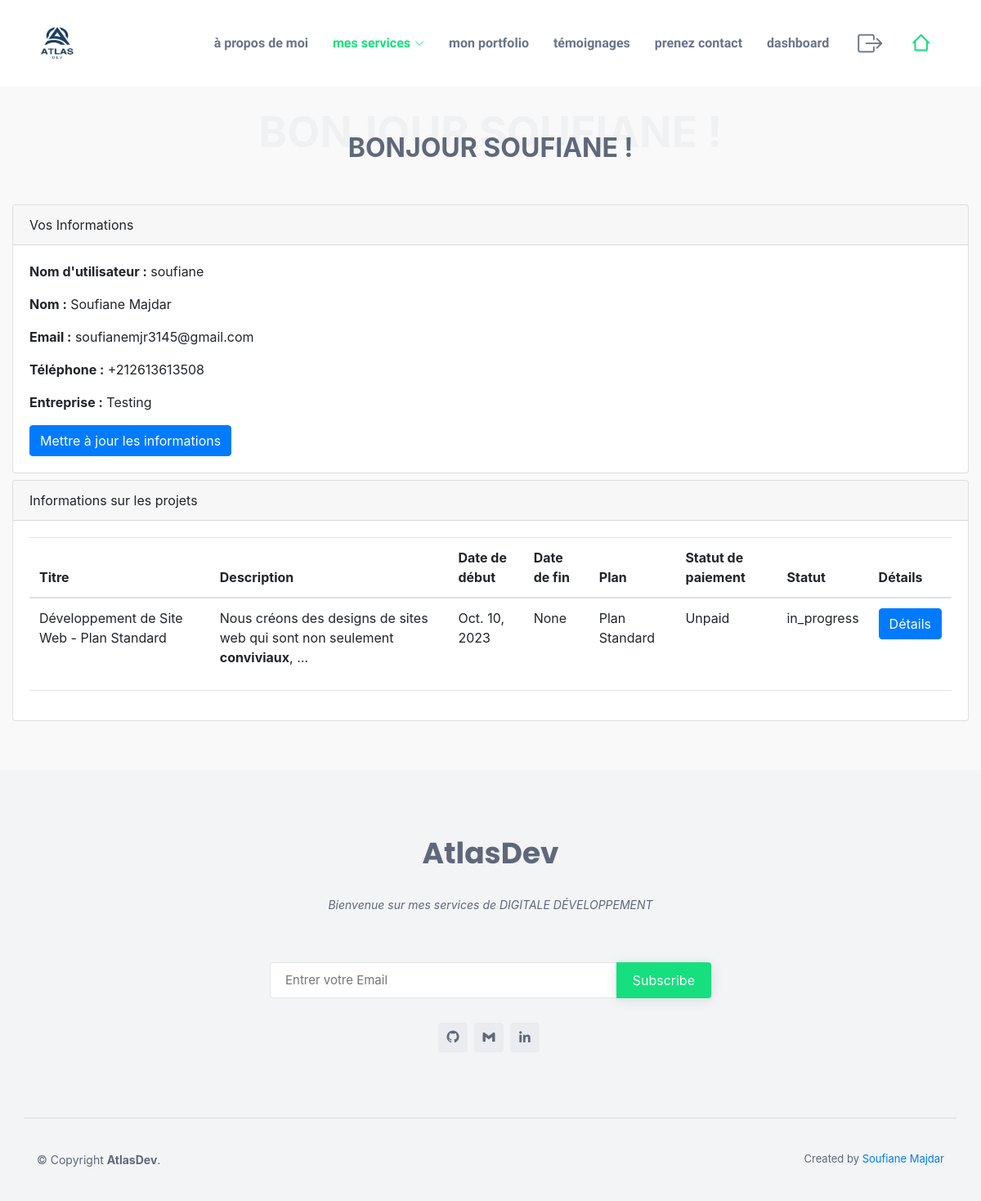
The app's page /update/ (signed in), older data.
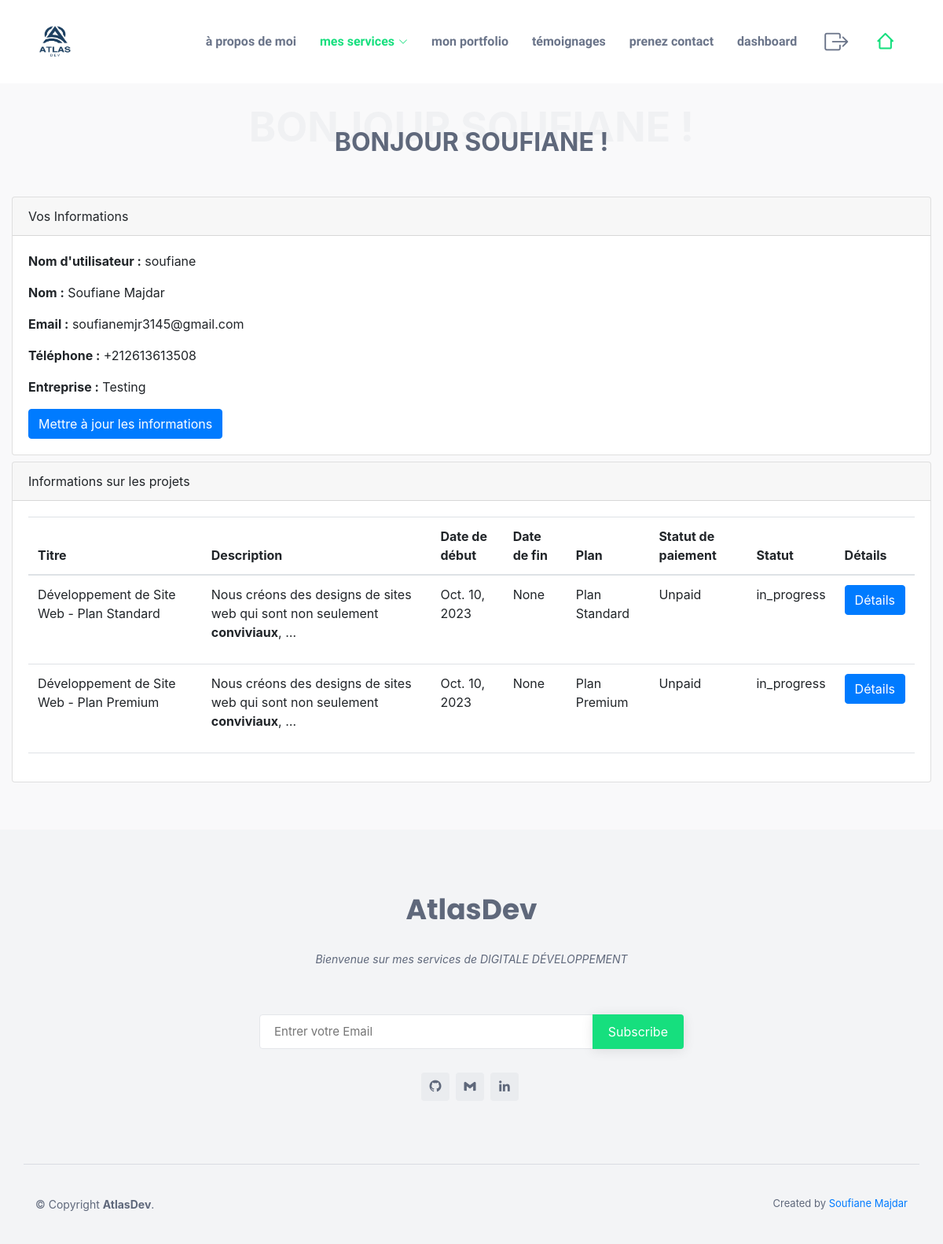
The same page, newer data.
### Core/models.py (models this page shows, shortened)
class WebInfo(models.Model):
    owner_name = models.CharField(max_length=150,default='Soufiane Majdar')
    website_name = models.CharField(max_length=150,default='Agency')
    website_description = RichTextField(null=True, blank=True)
    website_logo = models.ImageField(upload_to='WebInfo/', null=True, blank=True)
    Hero_title = models.CharField(max_length=150)
    Hero_description = RichTextField(null=True, blank=True)
    Hero_image = models.ImageField(upload_to='WebInfo/', null=True, blank=True)
    about_title = models.CharField(max_length=150)
    about_description = RichTextField(null=True, blank=True)
    about_image = models.ImageField(upload_to='WebInfo/', null=True, blank=True)
    Services_title = models.CharField(max_length=150)
    Services_description = RichTextField(null=True, blank=True)
    Portfolio_title = models.CharField(max_length=150)
    Portfolio_description = RichTextField(null=True, blank=True)
    Testimonial_title = models.CharField(max_length=150,blank=True)
    Testimonial_description = RichTextField(null=True, blank=True)
    Contact_title = models.CharField(max_length=150)
    Contact_description = RichTextField(null=True, blank=True)
    Location = models.TextField(null=True, blank=True)
    Email = models.EmailField(null=True, blank=True, max_length=254)
    Phone = models.CharField(null=True, blank=True, max_length=20)
    linkedin = models.URLField(null=True, blank=True)
    github = models.URLField(null=True, blank=True)

class Client(models.Model):
    name = models.CharField(max_length=50)
    email = models.EmailField(max_length=100)
    username = models.CharField(max_length=100, blank=True)
    password = models.CharField(max_length=100  ,blank=True)
    phone_number = models.CharField(max_length=20)
    company_name = models.CharField(max_length=100, blank=True)
    is_active = models.BooleanField(default=True,blank=True)

class Project(models.Model):
    title = models.CharField(max_length=100)
    description = RichTextField()
    start_date = models.DateField(default=timezone.now)
    end_date = models.DateField(blank=True, null=True)
    client = models.ForeignKey(Client, on_delete=models.CASCADE)
    plan = models.ForeignKey(Plan, on_delete=models.CASCADE, blank=True, null=True)
    PAYMENT_STATUS_CHOICES = (
        ('Pending', 'Pending'),
        ('Canceled', 'Canceled'),
        ('Refunded', 'Refunded'),
        ('Partially Paid', 'Partially Paid'),
        ('Paid', 'Paid'),
        ('Unpaid', 'Unpaid')
    )
    payment_status = models.CharField(max_length=20, choices=PAYMENT_STATUS_CHOICES, default='Unpaid')
    STATUS_CHOICES = (
        ('in_progress', 'In progress'),
        ('Completed', 'Completed'),
        ('Delevered', 'Delevered'),
        ('Pending', 'Pending'),
        ('Canceled', 'Canceled'),
        ('On Hold', 'On Hold'),
        ('On Hosting', 'On Hosting'),
        ('On Development', 'On Development'),
        ('On Design', 'On Design'),
        ('On Testing', 'On Testing'),
        ('On Maintenance', 'On Maintenance'),
        ('On Support', 'On Support'),
        ('On Review', 'On Review'),
    )
    status = models.CharField(max_length=20, choices=STATUS_CHOICES, default='in_progress')

class Plan(models.Model):
    name = models.CharField(max_length=100)
    price = models.FloatField()
    recommended = models.BooleanField(default=False, blank=True)
    items = models.ManyToManyField(Item, blank=True)
    def __str__(self):
        return self.name

### Core/views.py (the view)
# urls.py: path('update/', update, name='update'),
def update(request):
    if request.method == 'POST':
        full_name = request.POST['full_name']
        username = request.POST['username']
        email = request.POST['email']
        password = request.POST['password']
        phone = request.POST['phone']
        company = request.POST['company']
        client = Client(name=full_name, username=username, email=email, password=password, phone_number=phone, company_name=company)
        client.save()
        request.session['client_id'] = client.id
        return dashboard(request)
    else:
        return dashboard(request)

### Core/views.py (called while the page is built)
def dashboard(request):
    title="Dashboard"
    services = Service.objects.all()
    context={'title':title,'services':services}
    if 'client_id' not in request.session:
        return login(request)
    projects = Project.objects.filter(client=request.session['client_id'])
    client = Client.objects.get(id=request.session['client_id'])
    context['projects'] = projects
    context['client'] = client
    context.update(get_web_info())
    return render(request, 'User/dashboard.html', context)

### templates/User/dashboard.html (shortened to what this page needs)
{% extends "base.html" %}
{% block content %}
<link rel="stylesheet" href="https://maxcdn.bootstrapcdn.com/bootstrap/4.0.0/css/bootstrap.min.css">
<section id="services" class="services section-bg">
<div class="container-fluid mt-6">
    <br>
    <br>
    <br>
    <div class="section-title">
        <span>
            Bonjour {{ client.username }} !
        </span>
        <h2>
            Bonjour {{ client.username }} !
        </h2>
    </div>
    <div class="row mt-6">
        <div class="col-md-12">
            <div class="card">
                <div class="card-header">Vos Informations</div>
                <div class="card-body">
                    <p><strong>Nom d'utilisateur :</strong> {{ client.username }}</p>
                    <p><strong>Nom :</strong> {{ client.name }}</p>
                    <p><strong>Email :</strong> {{ client.email }}</p>
                    <p><strong>Téléphone :</strong> {{ client.phone_number }}</p>
                    <p><strong>Entreprise :</strong> {{ client.company_name }}</p>
                    <button type="button" class="btn btn-primary" data-toggle="modal" data-target="#updateModal">
                        Mettre à jour les informations
                    </button>
                </div>
            </div>
        </div>
    </div>
    <div class="row mt-2">
        <div class="col-md-12">
            <div class="card">
                <div class="card-header">Informations sur les projets</div>
                <div class="card-body">
                    <div class="table-responsive">
                        <table class="table">
                            <thead>
                                <tr>
                                    <th>Titre</th>
                                    <th>Description</th>
                                    <th>Date de début</th>
                                    <th>Date de fin</th>
                                    <th>Plan</th>
                                    <th>Statut de paiement</th>
                                    <th>Statut</th>
                                    <th>Détails</th>
                                </tr>
                            </thead>
                            <tbody>
                                {% for project in projects %}
                                    <tr>
                                        <td>{{ project.title }}</td>
                                        <td>{{ project.description | safe | truncatechars:100 }}</td>
                                        <td>{{ project.start_date }}</td>
                                        <td>{{ project.end_date }}</td>
                                        <td>{{ project.plan }}</td>
                                        <td>{{ project.payment_status }}</td>
                                        <td>{{ project.status }}</td>
                                        <td>
                                            <button type="button" class="btn btn-primary" data-toggle="modal" data-target="#projectModal{{ project.id }}">
                                                Détails
                                            </button>
                                        </td>
                                    </tr>
                                    <div class="modal fade" id="projectModal{{ project.id }}" tabindex="-1" role="dialog" aria-labelledby="projectModalLabel" aria-hidden="true">
                                {% endfor %}
                            </tbody>
                        </table>
                    </div>
                </div>
            </div>
        </div>
    </div>
</div>
</section>
{% endblock %}

### templates/base.html (shortened to what this page needs)
<!DOCTYPE html>
<html lang="en">
  <head>
    <link
      href="/static/assets/vendor/bootstrap/css/bootstrap.min.css"
      rel="stylesheet"
    />
    <link
      href="/static/assets/vendor/bootstrap-icons/bootstrap-icons.css"
      rel="stylesheet"
    />
    <link
      href="/static/assets/vendor/boxicons/css/boxicons.min.css"
      rel="stylesheet"
    />
    <link
      href="/static/assets/vendor/glightbox/css/glightbox.min.css"
      rel="stylesheet"
    />
    <link
      href="/static/assets/vendor/swiper/swiper-bundle.min.css"
      rel="stylesheet"
    />
    <link href="/static/assets/css/style.css" rel="stylesheet" />
    <link rel="stylesheet" href="https://maxcdn.bootstrapcdn.com/bootstrap/4.0.0/css/bootstrap.min.css">
  </head>
  <body>
    <header id="header" class="fixed-top mb-4">
      <div class="container d-flex align-items-center justify-content-between">
        <a href="/" class="logo"><img src="{{website_logo}}" alt=""   width="50px"></a>
        <nav id="navbar" class="navbar">
          <ul>
            <li><a class="nav-link scrollto text-lowercase" href="/#about">{{about_title}}</a></li>
            <li class="dropdown">
              <a class="nav-link scrollto text-lowercase" href="/#services">
                <span>{{Services_title}}</span> <i class="bi bi-chevron-down"></i>
              </a>
            </li>
            <li>
              <a class="nav-link scrollto text-lowercase" href="/#portfolio">{{Portfolio_title}}</a>
            </li>
            <li><a class="nav-link scrollto text-lowercase" href="/#testimonials">{{Testimonial_title}}</a></li>
            <li><a class="nav-link scrollto text-lowercase" href="/#contact">{{Contact_title}}</a></li>
          {% if request.session.client_id %}
          <li>
              <a class="nav-link scrollto text-lowercase" href="{%url 'dashboard' %}">Dashboard</a>
          </li>
          {% endif %}
          <li>
          {% if request.session.client_id %}
              <a href="{% url 'logout' %}"><i class="bi bi-box-arrow-right" style="font-size: 30px"></i></a>
          {% else %}
              <a href="{% url 'login' %}"><i class="bi bi-person" style="font-size: 30px"></i></a>
          {% endif %}
          </li>
          <li><a class="nav-link scrollto active" href="/"></a></li>
          </ul>
        </nav>
      </div>
    </header>
    {% block content %} {% endblock %}
    <footer id="footer">
      <div class="footer-top">
        <div class="container">
          <div class="row justify-content-center">
            <div class="col-lg-6">
              <h3>{{website_name}}</h3>
              <p>
                {{website_description | safe}}
              </p>
            </div>
          </div>
          <div class="row footer-newsletter justify-content-center">
            <div class="col-lg-6">
              <form action="{% url 'subscribe' %}" method="post">
                <input
                  type="email"
                  name="email"
                  placeholder="Entrer votre Email"
                /><input type="submit" value="Subscribe" />
              </form>
            </div>
          </div>
        <div class="social-links">
            <a href="{{github}}" class="twitter" target="_blank"><i class="bx bxl-github"></i></a>
            <a href="mailto:{{Email}}" class="facebook" target="_blank"><i class="bx bxl-gmail"></i></a>
            <a href="{{linkedin}}" class="linkedin" target="_blank"><i class="bx bxl-linkedin"></i></a>
          </div>
        </div>
      </div>
      <div class="container footer-bottom clearfix">
        <div class="copyright">
          &copy; Copyright <strong><span>{{website_name}}</strong
          >.
        </div>
        <div class="credits">
          Created by <a href="{{github}}" target="_blank">{{owner_name}}</a>
        </div>
      </div>
    </footer>
  </body>
</html>

### static/assets/css/style.css (style rules this page uses)
body { font-family: "Open Sans", sans-serif; color: #444444; }
a { color: #14c871; text-decoration: none; }
h1, h2, h3, h4, h5, h6 { font-family: "Raleway", sans-serif; }
#header { background: #fff; transition: all 0.5s; z-index: 997; padding: 20px 0; }
#header .logo { font-size: 32px; margin: 0; padding: 0; line-height: 1; font-weight: 700; letter-spacing: 0.5px; }
#header .logo img { max-height: 40px; }
.navbar { padding: 0; }
.navbar ul { margin: 0; padding: 0; display: flex; list-style: none; align-items: center; }
.navbar li { position: relative; }
.navbar a, .navbar a:focus { display: flex; align-items: center; justify-content: space-between; padding: 10px 0 10px 30px; font-family: "Raleway", sans-serif; font-size: 16px; font-weight: 700; color: #6a7489; white-space: nowrap; transition: 0.3s; }
.navbar a i, .navbar a:focus i { font-size: 12px; line-height: 0; margin-left: 5px; }
.navbar a:hover, .navbar .active, .navbar .active:focus, .navbar li:hover>a { color: #16df7e; }
section { padding: 60px 0; overflow: hidden; }
.section-bg { background-color: #f9f9fa; }
.section-title { text-align: center; padding: 30px 0; position: relative; }
.section-title h2 { font-size: 32px; font-weight: 700; text-transform: uppercase; margin-bottom: 20px; padding-bottom: 0; color: #5f687b; position: relative; z-index: 2; }
.section-title span { position: absolute; top: 30px; color: #f0f1f3; left: 0; right: 0; z-index: 1; font-weight: 700; font-size: 52px; text-transform: uppercase; line-height: 0; }
#footer { background-color: #f3f4f6; color: #5f687b; font-size: 14px; position: relative; }
#footer .footer-top { position: relative; z-index: 2; text-align: center; padding: 80px 0; }
#footer .footer-top h3 { font-size: 36px; font-weight: 700; color: #5f687b; position: relative; font-family: "Poppins", sans-serif; padding-bottom: 0; margin-bottom: 0; }
#footer .footer-top p { font-size: 15; font-style: italic; margin: 30px 0 0 0; padding: 0; }
#footer .footer-top .footer-newsletter { text-align: center; font-size: 15px; margin-top: 30px; }
#footer .footer-top .footer-newsletter form { background: #fff; padding: 6px 10px; position: relative; border-radius: 4px; text-align: left; border: 1px solid #e4e6ea; }
#footer .footer-top .footer-newsletter form input[type=email] { border: 0; padding: 4px 8px; width: calc(100% - 100px); }
#footer .footer-top .footer-newsletter form input[type=submit] { position: absolute; top: -1px; right: -1px; bottom: -1px; border: 0; background: none; font-size: 16px; padding: 0 20px; background: #16df7e; color: #fff; transition: 0.3s; border-radius: 0 4px 4px 0; box-shadow: 0px 2px 15px rgba(0, 0, 0, 0.1); }
#footer .footer-top .social-links { margin-top: 30px; }
#footer .footer-top .social-links a { font-size: 18px; display: inline-block; background: #eaecef; color: #5f687b; line-height: 1; padding: 8px 0; margin-right: 4px; border-radius: 4px; text-align: center; width: 36px; height: 36px; transition: 0.3s; }
#footer .footer-bottom { border-top: 1px solid #d9dce2; z-index: 2; position: relative; padding-top: 40px; padding-bottom: 40px; }
#footer .copyright { float: left; }
#footer .credits { float: right; font-size: 13px; }
body { background-color:#eee; }
.row .table { padding: 28px 0; }

Row changes from the older to the newer data that the page shows:
added Project: title "Développement de Site Web - Plan Premium", description "Nous créons des designs de sites web qui sont non seulement conviviaux , …", start_date "Oct. 10, 2023", end_date "None", plan "Plan Premium", payment_status "Unpaid", status "in_progress"
